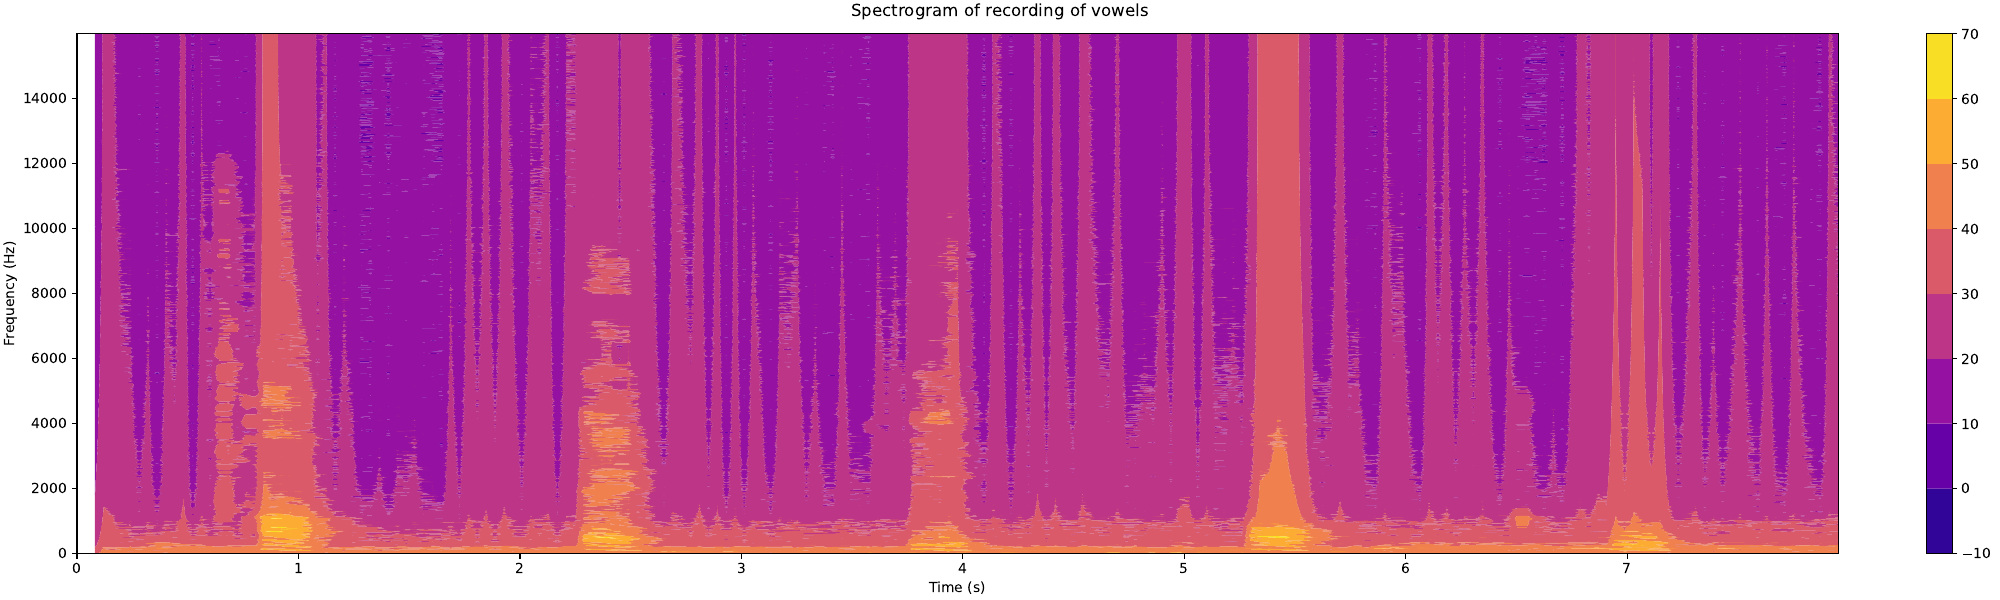

Reproduce this figure in Python.
import numpy as np
import matplotlib.pyplot as plt
import scipy.io.wavfile


def main():
    sample_rate, samples = scipy.io.wavfile.read('../exercise-5/vowels.wav')

    # as I understood it, we must divide the total amount of samples into groups of size 1%,
    # where each group is made up of two halves (.5%-sized each). these smaller bins, which
    # make up each group, are shared between neighbouring groups, so that when a bin is
    # encountered, it is initially the second half of a given group, and then the first half
    # of the next group.

    # getting the index of the first sample in each group (groups overlap - we use increments of .5%)
    group_indices = np.linspace(0, len(samples), 200, endpoint=False).astype(int)
    # 1% of the number of samples
    group_size = len(samples) // 100
    # we take group_size - 1 samples after the first sample in each group
    groups = [samples[i:i+group_size] for i in group_indices[:199]]

    # applying FFT over each group, discarding the second half of each FT, since it is mirrored
    fast_fourier_transforms = [np.fft.fft(group)[:group_size // 2] for group in groups]
    # taking the absolute value of each FT and transposing the resulting matrix, so that the
    # values of each FT end up on a column, not a row
    spectrogram_matrix = np.absolute(np.array(fast_fourier_transforms)).T
    # converting values to dB
    spectrogram_matrix = 10 * np.log10(spectrogram_matrix)

    # getting the temporal information (n/fs = nTs)
    discrete_time_interval = np.arange(0, len(samples), 1) / sample_rate
    # only the moment corresponding to the first sample in each group will be considered
    discrete_time_interval = discrete_time_interval[group_indices[:199]]
    # each frequency bin n corresponds to the frequency n * fs / N
    fft_frequencies = np.arange(0, group_size // 2, 1) * sample_rate / group_size

    figure, axis = plt.subplots(1, layout="constrained")
    figure.suptitle("Spectrogram of recording of vowels")
    figure.set_size_inches(20, 6)

    image = axis.contourf(discrete_time_interval, fft_frequencies, spectrogram_matrix, cmap="plasma")
    axis.set_xlabel("Time (s)")
    axis.set_ylabel("Frequency (Hz)")
    figure.colorbar(image)

    plt.savefig("exercise-6.png")
    plt.savefig("exercise-6.pdf")
    plt.show()


if __name__ == '__main__':
    main()
